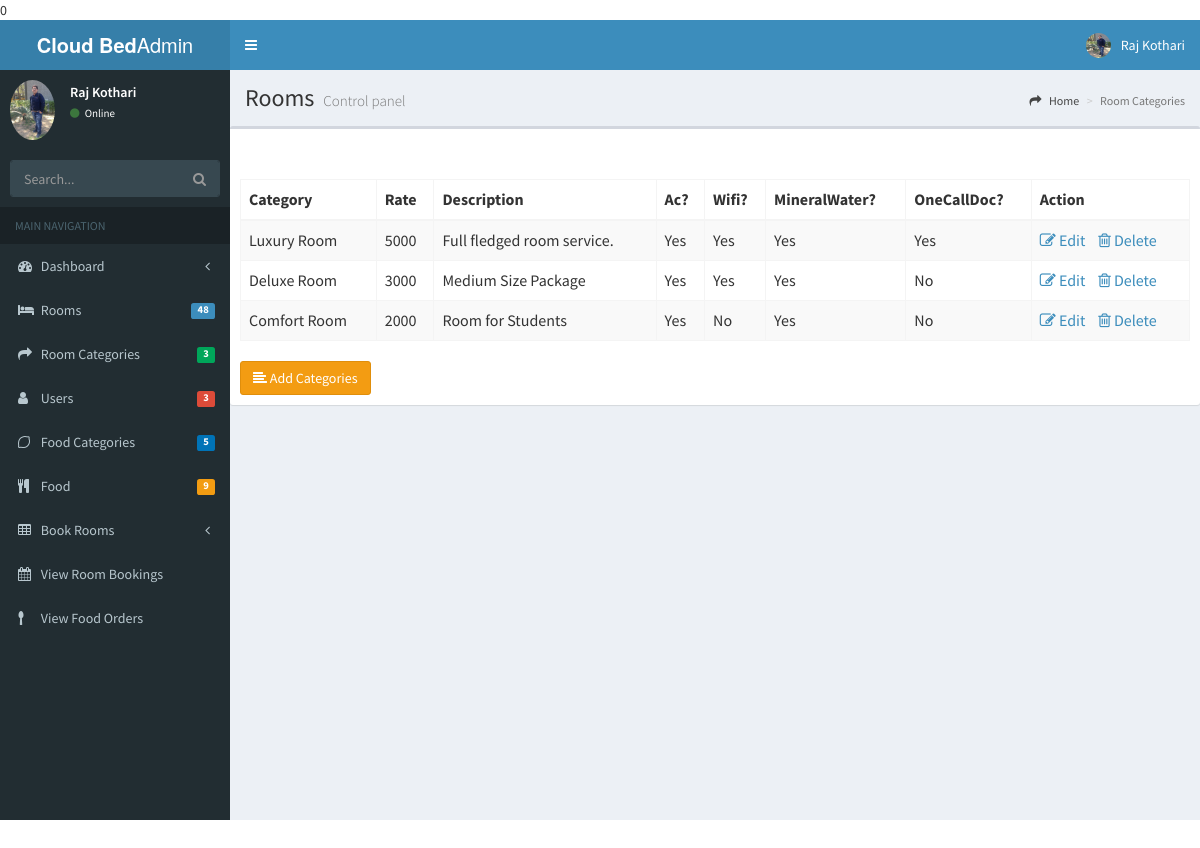
Page /Hotely/admin/admin/rcategories.php on the committed database.
### tables this page shows
CREATE TABLE IF NOT EXISTS `categoty` (
  `cid` int(11) NOT NULL AUTO_INCREMENT,
  `cname` varchar(50) NOT NULL,
  `desc` varchar(110) NOT NULL,
  `wifi` tinyint(1) NOT NULL,
  `onecalldoc` tinyint(1) NOT NULL,
  `isAC` tinyint(1) NOT NULL,
  `isMWater` tinyint(1) NOT NULL,
  `price` int(11) NOT NULL,
  `cimage` varchar(50) NOT NULL,
  PRIMARY KEY (`cid`)
);

### Hotely/admin/admin/rcategories.php (the view, shortened to what this page needs)
<?php include('header.php'); ?>
  <div class="content-wrapper">
    <section class="content-header">
      <h1>
        Rooms
        <small>Control panel</small>
      </h1>
      <ol class="breadcrumb">
        <li><a href="#"><i class="fa fa-share"></i> Home</a></li>
        <li class="active">Room Categories</li>
      </ol>
    </section>
    <section class="content">
      <div class="row">
      <div class="box">
            <div class="box-header">
            </div>
            <div class="box-body">
<div id="results"><br>
            <table id="example1" class="table table-bordered table-striped">
                <thead>
                <tr>
                  <th>Category</th>
                  <th>Rate</th>
                  <th>Description</th>
				  <th> Ac? </th>
				  <th> Wifi? </th>
				  <th> MineralWater? </th>
				  <th> OneCallDoc? </th>
				  <th>Action</th>
                </tr>
                </thead>
				<tbody>
                <?php
			$sql="select * from categoty";
			$result=mysql_query($sql);
			while($row=mysql_fetch_array($result))
			{
			?>
				<tr>
                  <td><?php echo $row['cname']; ?></td>
				  <td><?php echo $row['price']; ?>
                  </td>
                  <td><?php echo $row['desc']; ?></td>
				  <?php
				  if($row['isAC']=='1')
				  { ?>
					<td> Yes</td>
				  <?php }
					else
				  { ?>
					<td> No</td>
                    <?php
				  } ?>
				  <?php
				  if($row['wifi']=='1')
				  { ?>
					<td> Yes</td>
				  <?php }
					else
				  { ?>
					<td> No</td>
                    <?php
				  } ?>
				  <?php
				  if($row['isMWater']=='1')
				  { ?>
					<td> Yes</td>
				  <?php }
					else
				  { ?>
					<td> No</td>
                    <?php
				  } ?>
				  <?php
				  if($row['onecalldoc']=='1')
				  { ?>
					<td> Yes</td>
				  <?php }
					else
				  { ?>
					<td> No</td>
                    <?php
				  } ?>
                  <td> <a href="editrcategories.php?id=<?php echo $row['cid']; ?>"><i class="fa fa-pencil-square-o"></i> Edit</a>&nbsp;&nbsp;&nbsp;&nbsp;<a href="deletercategories.php?i3=<?php echo $row['cid']; ?>"><i class="fa fa-trash-o"></i> Delete</a> </td>
			</tr> <?php } ?>
                 </tbody>
              </table>
            </div>
			     <button type="button" class="btn btn-warning"><i class="fa fa-align-left"></i>  <a href="addrcategories.php"><font style="text-decoration:none;color:white;"> Add Categories</a></button>
            </div>
	</div>
      </div>
    </section>
  </div>
 <?php include('footer.php'); ?>

### rows in the picture
categoty: cname "Luxury Room", price "5000", desc "Full fledged room service.", isAC "Yes", wifi "Yes", isMWater "Yes", onecalldoc "Yes"
categoty: cname "Deluxe Room", price "3000", desc "Medium Size Package", isAC "Yes", wifi "Yes", isMWater "Yes", onecalldoc "No"
categoty: cname "Comfort Room", price "2000", desc "Room for Students", isAC "Yes", wifi "No", isMWater "Yes", onecalldoc "No"

### other values in the picture
$no "48"
$no "3"
$no "5"
$no "9"
